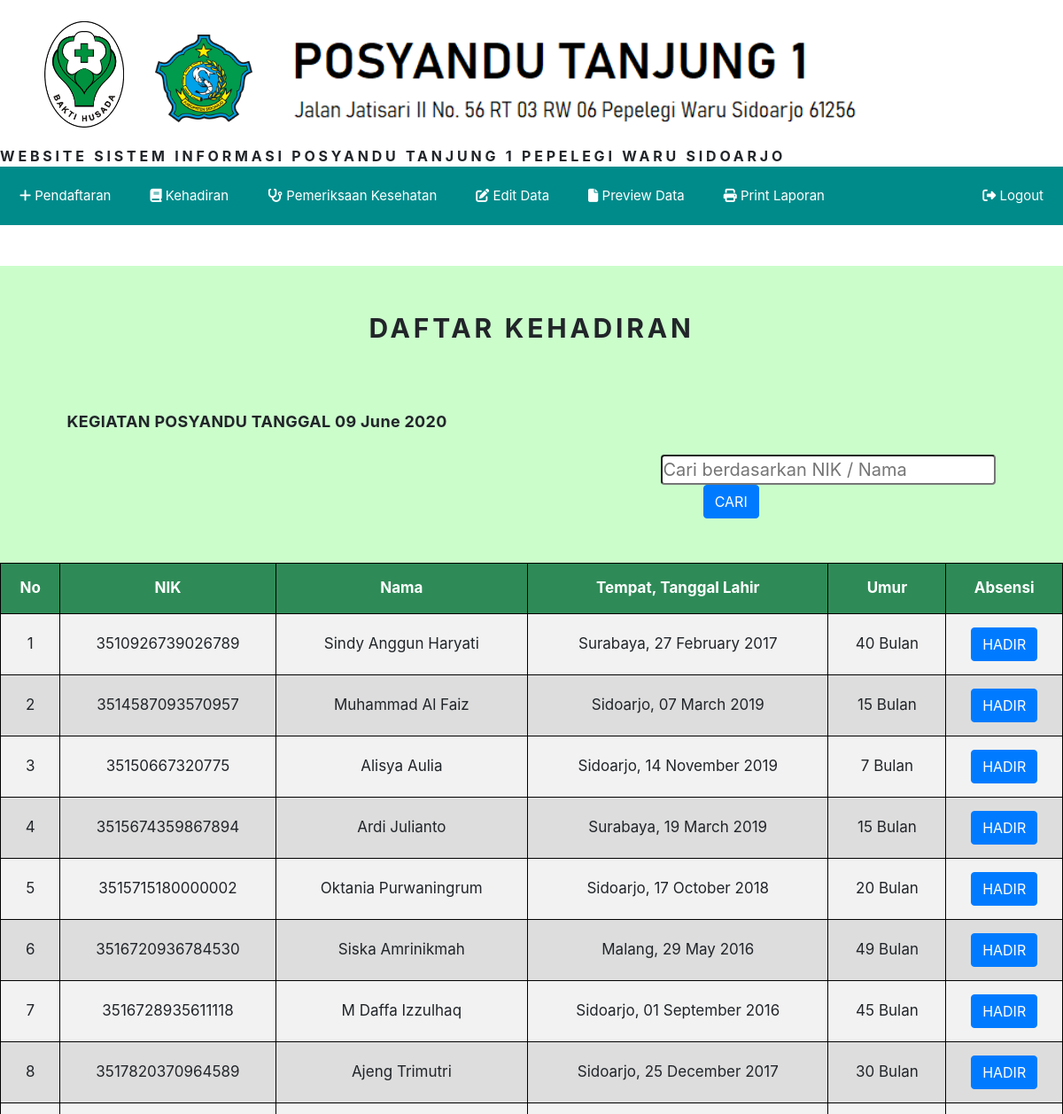
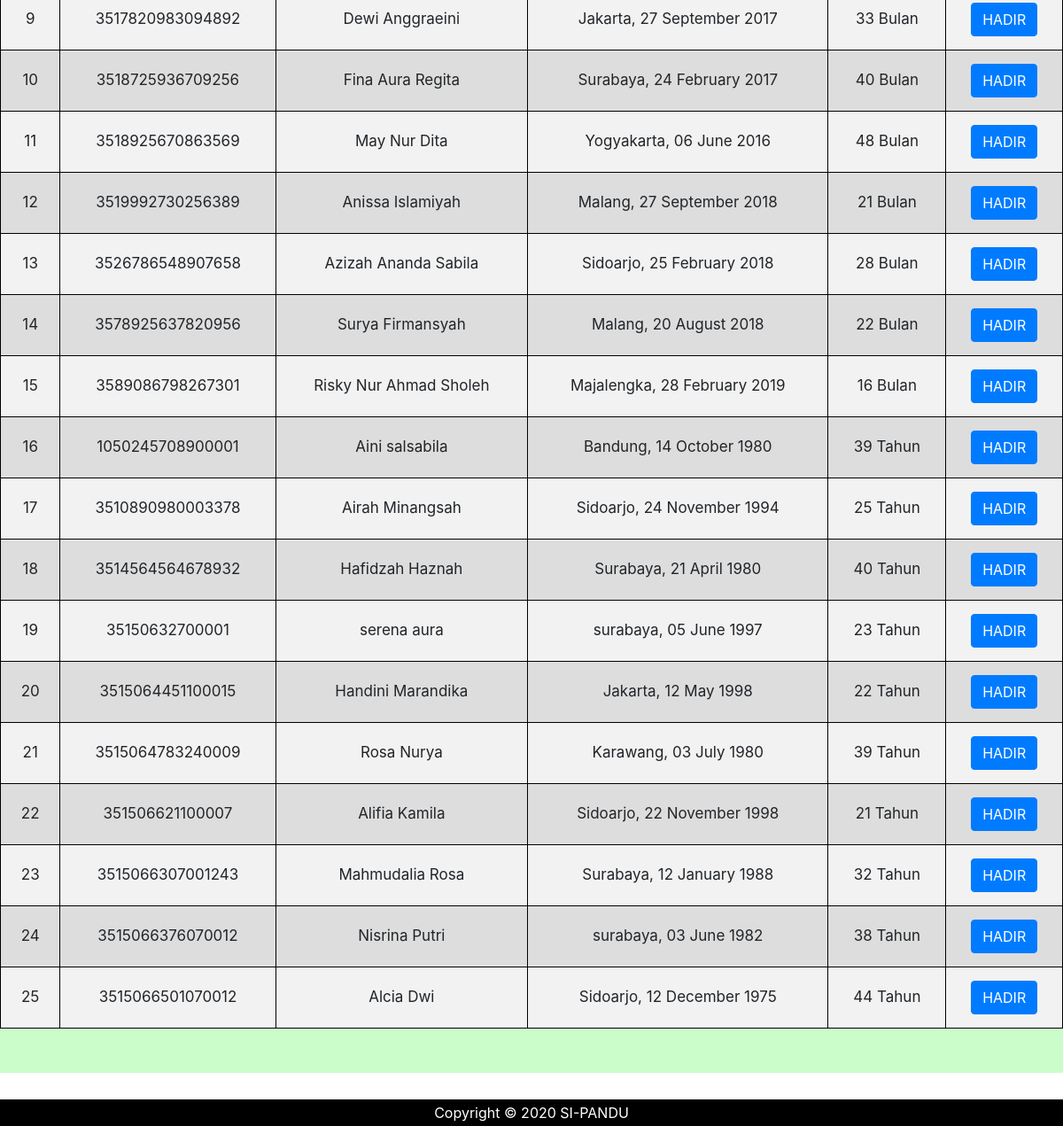
The app's page /kehadiran.php with its own data (2 pictures, top to bottom).
### tables this page shows
CREATE TABLE `balita` (
  `nik` varchar(20) NOT NULL,
  `namalengkap` varchar(200) NOT NULL,
  `namapanggil` varchar(10) NOT NULL,
  `jk` varchar(10) NOT NULL,
  `tempat` varchar(100) NOT NULL,
  `tgllahir` date NOT NULL,
  `ayah` varchar(200) NOT NULL,
  `nikayah` varchar(20) NOT NULL,
  `ibu` varchar(200) NOT NULL,
  `nikibu` varchar(20) NOT NULL,
  `umurayah` int(3) NOT NULL,
  `umuribu` int(3) NOT NULL,
  `kerjaayah` varchar(100) NOT NULL,
  `kerjaibu` varchar(100) NOT NULL,
  `alamat` varchar(100) NOT NULL,
  `noayah` varchar(15) NOT NULL,
  `noibu` varchar(15) NOT NULL
);

CREATE TABLE `ibuhamil` (
  `nik` varchar(20) NOT NULL,
  `namalengkap` varchar(200) NOT NULL,
  `tempat` varchar(100) NOT NULL,
  `tgllahir` date NOT NULL,
  `alamat` text NOT NULL,
  `nomor` varchar(20) NOT NULL,
  `pekerjaan` varchar(200) NOT NULL
);

### kehadiran.php (the view, shortened to what this page needs)
<!DOCTYPE html>
<html>
<head>
    <link rel="stylesheet" type="text/css" href="style1.css">
    <link rel="stylesheet" href="https://stackpath.bootstrapcdn.com/bootstrap/4.1.3/css/bootstrap.min.css">
</head>
<body>
    <div id="container">
        <div id="header">
            <br>
            <img src="logo.png" width="140px" class="posyandu">
            <img src="waru.png" width="140px" class="waru">
            <img src="judul.png" width="700px" class="judul">
            <marquee bgcolor=#66CDAA><b>WEBSITE SISTEM INFORMASI POSYANDU TANJUNG 1 PEPELEGI WARU SIDOARJO</b></marquee>
            <nav>
                <ul>
                    <li><a href="daftarbalita.php" style="font-size: 15px;"><i class="fa fa-plus"></i> Pendaftaran</a>
                    </li>
                    <li><a href="kehadiran.php" style="font-size: 15px;"><i class="fa fa-book"></i> Kehadiran</a></li>
                    <li><a href="pemeriksaan.php" style="font-size: 15px;"><i class="fa fa-stethoscope"></i> Pemeriksaan Kesehatan</a>
                    </li>
                    <li><a href="edit.php" style="font-size: 15px;"><i class="fas fa-edit"></i> Edit Data</a></li>
                    <li><a href="preview.php" style="font-size: 15px;"><i class="fas fa-file"></i> Preview Data</a></li>
                    <li><a href="laporanbalita.php" style="font-size: 15px;"><i class="fas fa-print"></i> Print Laporan</a>
                    </li>
                    <li style="float: right;"><a href="index.php" style="font-size: 15px;"><i class="fas fa-sign-out-alt"></i> Logout</a></li>
                </ul>
            </nav>
        </div>
        <div id="isi" style="height:100%; width:100%; float:left; padding-top: 30px; padding-bottom: 30px;">
            <div style="background-color:rgba(152,251,152,0.5); height: 100%; padding-bottom: 50px;"><br><br>
                <form action="kehadiran.php" method="get">
                <b style="font-size: 30px;"><center>DAFTAR KEHADIRAN</center></b><br><br>
                <font style="font-size: 18px; letter-spacing: 0.3px; padding-left: 2cm; font-weight: bold;">
                <?php
                $tgl=date("d F Y");
                echo "KEGIATAN POSYANDU TANGGAL ".$tgl."</font>";
                ?>
                <br><br>
                <input type="text" name="cari" style="font-size: 20px; margin-right: 2cm; border-radius: 4px; float: right; width: 10cm" placeholder="Cari berdasarkan NIK / Nama">
                <button type="submit" class="btn btn-primary" style="margin-left: 21cm; margin-bottom: 2px;">CARI</button>
                </form>
                <br><br>
                <div style="text-align: center;">
                    <table id="cari">
                        <tr>
                            <th>No</th>
                            <th>NIK</th>
                            <th>Nama</th>
                            <th>Tempat,&nbspTanggal&nbspLahir</th>
                            <th>Umur</th>
                            <th>Absensi</th>
                        </tr>
                        <?php
                        $no=1;
                        include "koneksi.php";
                        if (isset($_GET['cari'])=="") {
                            $sql="SELECT * FROM balita";
                            $query=mysqli_query($conn, $sql);
                            while ($row=mysqli_fetch_array($query)) {
                                ?>
                                <tr>
                                    <td><?php echo $no++; ?></td>
                                    <td><?php echo $row['nik']; ?></td>
                                    <td><?php echo $row['namalengkap']; ?></td>
                                    <td>
                                        <?php echo $row['tempat'].", ";
                                        $tgl=$row['tgllahir'];
                                        $ttl=date("d F Y",strtotime($tgl));
                                        echo $ttl;?>
                                    </td>
                                    <td><?php $date=date("Y-m-d");
                                        $tgl=$row['tgllahir'];
                                        $lahir=strtotime($tgl);
                                        $now=strtotime($date);
                                        $bln=(date("Y",$now)-date("Y",$lahir))*12;
                                        $bln+= date("m",$now)-date("m",$lahir);
                                        echo $bln." Bulan";
                                        ?>
                                    </td>
                                    <td><button class="btn btn-primary" onclick="window.location.href='kehadiran1.php?hadir=1&nik=<?php echo $row[0];?>&nama=<?php echo $row[1];?>'">HADIR</button></td>
                                </tr>
                                <?php
                            }
                            $sql="SELECT * FROM ibuhamil";
                            $query=mysqli_query($conn, $sql);
                            while ($row=mysqli_fetch_array($query)) {
                                ?>
                                <tr>
                                    <td><?php echo $no++; ?></td>
                                    <td><?php echo $row['nik']; ?></td>
                                    <td><?php echo $row['namalengkap']; ?></td>
                                    <td>
                                        <?php echo $row['tempat'].", ";
                                        $tgl=$row['tgllahir'];
                                        $ttl=date("d F Y",strtotime($tgl));
                                        echo $ttl;?>
                                    </td>
                                    <td><?php $date=date("Y-m-d");
                                        $tgl=$row['tgllahir'];
                                        $lahir=strtotime($tgl);
                                        $now=strtotime($date);
                                        $bln=(date("Y",$now)-date("Y",$lahir))*12;
                                        $bln+= date("m",$now)-date("m",$lahir);
                                        $thn=floor($bln/12);
                                        echo $thn." Tahun";
                                        ?>
                                    </td>
                                    <td><button class="btn btn-primary" onclick="window.location.href='kehadiran1.php?hadir=1&nik=<?php echo $row[0];?>&nama=<?php echo $row[1];?>'">HADIR</button></td>
                                </tr>
                                <?php
                            }
                        }
                        ?>
                    </table>
                </div>
            </div>
        </div>
        <div id="footer">
            <font color="white">Copyright &#169; 2020 SI-PANDU</font>
        </div>
    </div>
</body>
</html>

### style1.css (style rules this page uses)
* { margin:0; padding:0; }
nav { margin:auto; text-align: center; width: 100%; position: relative; }
nav ul { background:#008B8B; padding: 0 0px; list-style: none; position: relative; display: inline-table; width: 100%; }
nav ul li { float:left; }
nav ul li a { display: block; padding: 22px; color: #fff; text-decoration: none; }
b { letter-spacing: 0.1cm; }
#container { width:100%; }
#footer { background-color:#000000; clear:both; text-align:center; line-height: 30px; margin-top: 50px; }
.posyandu { padding-left: 50px; padding-bottom: 20px; }
.waru { padding-left: 30px; padding-bottom: 10px; }
.judul { padding-bottom: 10px; padding-left: 20px; }

### kehadiran.php (style rules this page uses)
#cari { border-collapse: collapse; font-size: 17px; width: 100%; }
#cari td, #cari th { border: 1px solid black; padding: 15px; }
#cari tr:nth-child(even) { background-color: #f2f2f2; }
#cari tr:nth-child(odd) { background-color: #ddd; }
#cari th { text-align: center; background-color: #2E8B57; color: white; }

### records on screen
balita: nik "3510926739026789", namalengkap "Sindy Anggun Haryati", tempat "Surabaya"
balita: nik "3514587093570957", namalengkap "Muhammad Al Faiz", tempat "Sidoarjo"
balita: nik "35150667320775", namalengkap "Alisya Aulia", tempat "Sidoarjo"
balita: nik "3515674359867894", namalengkap "Ardi Julianto", tempat "Surabaya"
balita: nik "3515715180000002", namalengkap "Oktania Purwaningrum", tempat "Sidoarjo"
balita: nik "3516720936784530", namalengkap "Siska Amrinikmah", tempat "Malang"
balita: nik "3516728935611118", namalengkap "M Daffa Izzulhaq", tempat "Sidoarjo"
balita: nik "3517820370964589", namalengkap "Ajeng Trimutri", tempat "Sidoarjo"
balita: nik "3517820983094892", namalengkap "Dewi Anggraeini", tempat "Jakarta"
balita: nik "3518725936709256", namalengkap "Fina Aura Regita", tempat "Surabaya"
balita: nik "3518925670863569", namalengkap "May Nur Dita", tempat "Yogyakarta"
balita: nik "3519992730256389", namalengkap "Anissa Islamiyah", tempat "Malang"
balita: nik "3526786548907658", namalengkap "Azizah Ananda Sabila", tempat "Sidoarjo"
balita: nik "3578925637820956", namalengkap "Surya Firmansyah", tempat "Malang"
balita: nik "3589086798267301", namalengkap "Risky Nur Ahmad Sholeh", tempat "Majalengka"
ibuhamil: nik "1050245708900001", namalengkap "Aini salsabila", tempat "Bandung"
ibuhamil: nik "3510890980003378", namalengkap "Airah Minangsah", tempat "Sidoarjo"
ibuhamil: nik "3514564564678932", namalengkap "Hafidzah Haznah", tempat "Surabaya"
ibuhamil: nik "35150632700001", namalengkap "serena aura", tempat "surabaya"
ibuhamil: nik "3515064451100015", namalengkap "Handini Marandika", tempat "Jakarta"
ibuhamil: nik "3515064783240009", namalengkap "Rosa Nurya", tempat "Karawang"
ibuhamil: nik "351506621100007", namalengkap "Alifia Kamila", tempat "Sidoarjo"
ibuhamil: nik "3515066307001243", namalengkap "Mahmudalia Rosa", tempat "Surabaya"
ibuhamil: nik "3515066376070012", namalengkap "Nisrina Putri", tempat "surabaya"
ibuhamil: nik "3515066501070012", namalengkap "Alcia Dwi", tempat "Sidoarjo"

### other values on screen
$tgl "09 June 2020"
